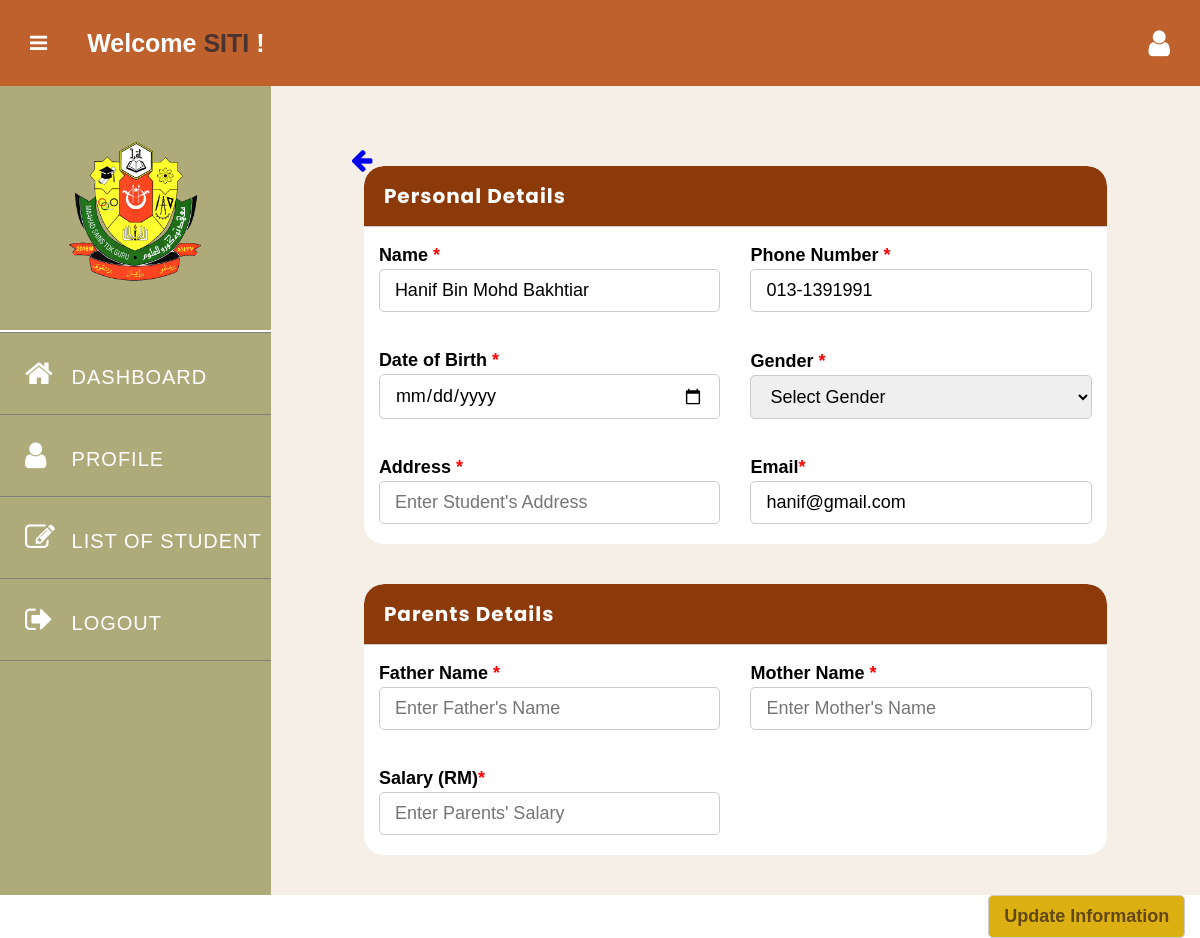
/editStudent.php?id=10005 (signed in), run on the app's committed database.
### tables this page shows
CREATE TABLE `clerk` (
  `CLERKID` int NOT NULL,
  `CLERKNAME` varchar(255) NOT NULL,
  `CLERKPNO` varchar(12) DEFAULT NULL,
  `CLERKDOB` date DEFAULT NULL,
  `CLERKEMAIL` varchar(50) DEFAULT NULL,
  `CLERKTYPE` varchar(10) DEFAULT NULL,
  `CLERKPASSWORD` varchar(30) NOT NULL,
  `CLERKIMAGE` varchar(255) DEFAULT NULL,
  `STATUS` varchar(50) DEFAULT NULL
);

CREATE TABLE `student` (
  `STUID` int NOT NULL,
  `STUNAME` varchar(255) NOT NULL,
  `STUPNO` varchar(12) NOT NULL,
  `STUEMAIL` varchar(50) NOT NULL,
  `STUPASSWORD` varchar(30) NOT NULL,
  `STUGENDER` varchar(6) DEFAULT NULL,
  `STUADDRESS` varchar(255) DEFAULT NULL,
  `STUDOB` date DEFAULT NULL,
  `FATHERNAME` varchar(255) DEFAULT NULL,
  `MOTHERNAME` varchar(255) DEFAULT NULL,
  `SALARY` decimal(10,2) DEFAULT NULL,
  `STUIMAGE` varchar(255) DEFAULT NULL,
  `STATUS` varchar(50) DEFAULT NULL
);

### editStudent.php (the view, shortened to what this page needs)
<?php
require_once("dbConnect.php");
$username = $_SESSION['username'];
$STUNAME = $STUEMAIL = $STUPNO = $STUGENDER = $STUDOB = $STUADDRESS = $FATHERNAME = $MOTHERNAME = $SALARY = "";
$sql = "SELECT CLERKNAME FROM clerk WHERE CLERKID = ?";
$stmt = $dbCon->prepare($sql);
$stmt->bind_param("s", $username);
$stmt->execute();
$stmt->store_result();
$stmt->bind_result($fullName);
$firstName = strtoupper(strtok($fullName, ' '));
$stuID = "";
if (isset($_GET['id'])) {
    $stuID = $_GET['id'];
} else {
    echo "<script>alert('Error: Student ID not set.');
    window.location.href = 'editStudent.php?id=" . $_GET['id'] . "'
    </script>";
}
$sql1 = "SELECT * FROM student WHERE STUID = ?";
$stmt1 = $dbCon->prepare($sql1);
$stmt1->bind_param("i", $stuID);
if($stmt1->execute()){
    $result1 = $stmt1->get_result();
    $row = $result1->fetch_assoc();
    $STUNAME = $row['STUNAME'];
    $STUPNO = $row['STUPNO'];
    $STUEMAIL = $row['STUEMAIL'];
    $STUGENDER = $row['STUGENDER'];
    $STUDOB = $row['STUDOB'];
    $STUADDRESS = $row['STUADDRESS'];
    $FATHERNAME = $row['FATHERNAME'];
    $MOTHERNAME = $row['MOTHERNAME'];
    $SALARY = $row['SALARY'];
} else{
    echo "<script>alert('Error: " . $stmt1->error . "');</script>";
}
?>
<!DOCTYPE html>
<html lang="en">
<head>
    <link rel="stylesheet" href="https://stackpath.bootstrapcdn.com/font-awesome/4.7.0/css/font-awesome.min.css">
</head>
<body>
    <div class="header">
        <label for="checkbox">
            <i id="navbtn" class="fa fa-bars" aria-hidden="true"></i>
        </label>
        <h2 class="welcome-name">Welcome <span style="color: #48332E;"><?php echo htmlspecialchars($firstName); ?></span> !</h2>
        <div class="right-icon">
            <a href="ClerkProfile.php">
                <i class="fa fa-user" aria-hidden="true"></i>
            </a>
        </div>
    </div>
    <div class="body">
        <nav class="side-bar">
            <div class="user-p">
                <img src="logo.png" alt=""/>
            </div>
            <ul>
                <li >
                    <a href="ClerkDashboard.php">
                        <i class="fa fa-home" aria-hidden="true"></i>
                        <span style="padding-left:10px;">DASHBOARD</span>
                    </a>
                </li>
                <li>
                    <a href="ClerkProfile.php">
                        <i class="fa fa-user" aria-hidden="true"></i>
                        <span style="padding-left:10px;">PROFILE</span>
                    </a>
                </li>
                <li>
                    <a href="listofstudent.php">
                        <i class="fa fa-pencil-square-o" aria-hidden="true"></i>
                        <span style="padding-left:10px;">LIST OF STUDENT</span>
                    </a>
                </li>
                <li style="border-bottom: 1px solid grey;">
                    <a href="logout.php">
                        <i class="fa fa-sign-out" aria-hidden="true"></i>
                        <span style="padding-left:10px;">LOGOUT</span>
                    </a>
                </li>
            </ul>
        </nav>
        <section class="section-1">
            <button class="back-button"><a href="listofstudent.php"><i class="fa fa-arrow-left" aria-hidden="true"></i></a></button>
                <form action="editStudent.php?id=<?= htmlspecialchars($_GET['id'])?>" method="POST" class="form-wrapper">
                    <table class="personal-class">
                        <tr>
                            <th colspan="2">
                                Personal Details
                            </th>
                        </tr>
                        <tr>
                            <td>
                                <b>Name <span style="color: red;">*</span></b><br>
                                <input type="text" name="STUNAME" id="STUNAME" value="<?= isset($STUNAME) ? $STUNAME : ''; ?>" placeholder="Enter Student's Name" required><br>
                            </td>
                            <td>
                                <b>Phone Number <span style="color: red;">*</span></b><br>
                                <input type="text" name="STUPNO" id="STUPNO" value="<?= isset($STUPNO) ? $STUPNO : ''; ?>" placeholder="Enter Student's Phone Number" required><br>
                            </td>
                        </tr>
                        <tr>
                            <td>
                                <b>Date of Birth <span style="color: red;">*</span></b><br>
                                <input type="date" name="STUDOB" id="STUDOB" value="<?= isset($STUDOB) ? $STUDOB : ''; ?>" placeholder="Enter Student's Date of Birth" required><br>
                            </td>
                            <td>
                                <b>Gender <span style="color: red;">*</span></b><br>
                                <select name="STUGENDER" id="STUGENDER" required>
                                    <option value="" disabled <?= !isset($STUGENDER) ? 'selected' : ''; ?>>Select Gender</option>
                                </select>
                            </td>
                        </tr>
                        <tr>
                            <td>
                                <b>Address <span style="color: red;">*</span></b><br>
                                <input type="text" name="STUADDRESS" id="STUADDRESS" value="<?= isset($STUADDRESS) ? $STUADDRESS : ''; ?>" placeholder="Enter Student's Address" required><br>
                            </td>
                            <td>
                                <b>Email<span style="color: red;">*</span></b><br>
                                <input type="text" name="STUEMAIL" id="STUEMAIL" value="<?= isset($STUEMAIL)? $STUEMAIL: ''; ?>" placeholder="Enter Student's Email" required><br>
                            </td>
                        </tr>
                    </table>
                    <table class="personal-class">
                        <tr>
                            <th colspan="2">
                                Parents Details
                            </th>
                        </tr>
                        <tr>
                            <td>
                                <b>Father Name <span style="color: red;">*</span></b><br>
                                <input type="text" name="FATHERNAME" id="FATHERNAME" value="<?= isset($FATHERNAME) ? $FATHERNAME : ''?>" placeholder="Enter Father's Name" required><br>
                            </td>
                            <td>
                                <b>Mother Name <span style="color: red;">*</span></b><br>
                                <input type="text" name="MOTHERNAME" id="MOTHERNAME" value="<?= isset($MOTHERNAME) ? $MOTHERNAME : ''?>" placeholder="Enter Mother's Name" required><br>
                            </td>
                        </tr>
                        <tr>
                            <td>
                                <b>Salary (RM)<span style="color: red;">*</span></b><br>
                                <input type="text" name="SALARY" id="SALARY" value="<?= isset($SALARY) ? $SALARY : '' ?>" placeholder="Enter Parents' Salary" required><br>
                            </td>
                            <td>
                            </td>
                        </tr>
                    </table>
                    <input type="submit" value="Update Information">
                </form>
        </section>
    </div>
</body>
</html>

### editStudent.php (style rules this page uses)
* { padding: 0; margin: 0; box-sizing: border-box; font-family: arial, sans-serif; }
.header { display: flex; align-items: center; padding: 28px 30px; background: #BF612D; color: white; }
.welcome-name { font-size: 25px; margin-left: 40px; }
.header i { font-size: 30px; cursor: pointer; color: white; }
.header a { text-decoration: none; color: black; }
.right-icon { margin-left: auto; }
.right-icon i { margin-right: 15px; }
.right-icon i:last-child { margin-right: 0; }
.user-p { text-align: center; padding-top: 50px; }
.user-p img { width: 150px; height: 150px; border-radius: 50%; }
.body { display: flex; }
.side-bar { width: 350px; background: #AFAA79; min-height: 100vh; transition: 500ms width; }
.side-bar ul { margin-top: 40px; list-style: none; border-top: 2px solid white; }
.side-bar ul li { font-size: 20px; padding: 25px 0px; padding-left: 25px; transition: background 500ms; white-space: nowrap; overflow: hidden; text-overflow: ellipsis; border: none; border-top: 1px solid grey; }
.side-bar ul li a { text-decoration: none; color: white; cursor: pointer; letter-spacing: 1px; }
.side-bar i { display: inline-block; padding-right: 10px; width: 30px; vertical-align: center; font-size: 25px; color: white; }
.side-bar ul li a { text-decoration: none; color: #black; cursor: pointer; letter-spacing: 1px; }
.side-bar ul li a i { display: inline-block; padding-right: 10px; font-size: 30px; }
.section-1 { width: 100%; background-color: #F5EFE7; background-size: cover; background-position: center; display: flex; align-items: center; flex-direction: column; position: relative; }
#navbtn { display: inline-block; left: 20px; font-size: 20px; transition: 500ms color; color: #black; }
.form-wrapper { margin-top: 60px; width: 80%; position: relative; }
.personal-class { margin-top: 20px; width: 100%; border-collapse: collapse; margin-bottom: 40px; background: white; overflow: hidden; border-radius: 20px; }
.personal-class th { width: 100%; font-size: 20px; font-family: 'Poppins', sans-serif; letter-spacing: 0.05em; background-color: #8D3A0B; padding: 15px; border-top-left-radius: 20px; border-top-right-radius: 20px; padding-left: 20px; border-bottom: 1px solid #ccc; text-align: left; overflow: hidden; color: white; }
.personal-class td { padding: 15px; font-size: 18px; line-height: 1.5; }
input[type="text"], input[type="date"], select { padding: 10px 15px; width: 100%; border-radius: 5px; border: 1px solid #ccc; font-size: 18px; margin-bottom: 5px; }
input[type="submit"] { position: absolute; padding: 10px 15px; font-size: 18px; background: #DCB012; left: 84%; border: 1px solid #ccc; cursor: pointer; transition: background-color 0.3s ease; font-weight: 700; border-radius: 5px; color: #634711; }
.back-button { background: none; border: none; position: absolute; font-size: 25px; color: black; left: 80px; top: 60px; }

### data on the page
clerk: CLERKNAME "SITI"
student: STUNAME "Hanif Bin Mohd Bakhtiar", STUPNO "013-1391991", STUEMAIL "hanif@gmail.com"
